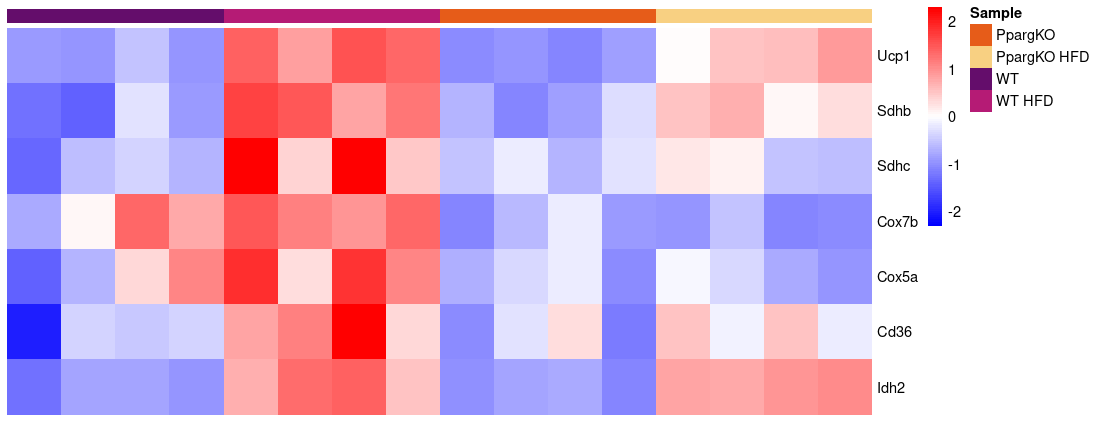

Recreate this plot in R.
library(tidyverse)
library(openxlsx)
library(ggplot2)
library(ggrepel)
library(RColorBrewer)
library(DESeq2)
library(pheatmap)

setwd("~/GitHub/MACanalyzeR_MaterialsMethods/Analysis_proteomics/")

##################
# LOAD DATA
##################
#LOAD DATA FROM TSV
data <- openxlsx::read.xlsx("BAT_PpargKO_HFD.xlsx")
data <- openxlsx::read.xlsx("BAT_PpargKO_HFD.xlsx", sheet = 2)
head(data)

#CREAdata#CREATE MATRIX 
countdata <- as.matrix(data[,c(9:16,1:8)])
countdata <- as.matrix(data[,c(9:16,5:8)])
head(countdata)
mode(countdata) <- "numeric"
rownames(countdata) <- data$`T:.PG.Genes`
head(countdata)

######################
## HEATMAP PLOTTING
######################
#genes
thermo_genes <- c("Ucp1", "Sdhb", "Sdhc", "Cox7b", "Cox5a", "Cd36", "Idh2")

t <- grep(pattern = "Nduf", rownames(countdata), value = T)
t <- grep(pattern = "Cox", rownames(countdata), value = T)
t <- grep(pattern = "Atp", rownames(countdata), value = T)
t <- grep(pattern = "Slc", rownames(countdata), value = T)

ann_col <- data.frame("Sample" = rep(c("WT", "WT HFD", "PpargKO", "PpargKO HFD"), times =c(4,4,4,4)))
ann_col <- data.frame("Sample" = rep(c("WT", "WT HFD", "PpargKO HFD"), times =c(4,4,4)))
rownames(ann_col) <- colnames(countdata)

ann_color <- list("Sample" = c("PpargKO" = "#E65C19", "PpargKO HFD"="#F8D082", "WT"="#640D6B", "WT HFD"="#B51B75"))

pheatmap(countdata[thermo_genes,], 
         cluster_rows = F, 
         cluster_cols = F, 
         scale = "row",
         show_rownames = T, 
         show_colnames = F,
         annotation_col = ann_col,
         annotation_colors = ann_color, 
         annotation_names_row = F,
         annotation_names_col = F, border_color = F,
         color = colorRampPalette(c("blue", "white", "red"))(100))

pheatmap(countdata[t,], 
         cluster_rows = T, 
         cluster_cols = F, 
         scale = "row",
         show_rownames = T, 
         show_colnames = F,
         annotation_col = ann_col,
         annotation_colors = ann_color, 
         annotation_names_row = F,
         annotation_names_col = F, border_color = F,
         color = colorRampPalette(c("blue", "white", "red"))(100))
